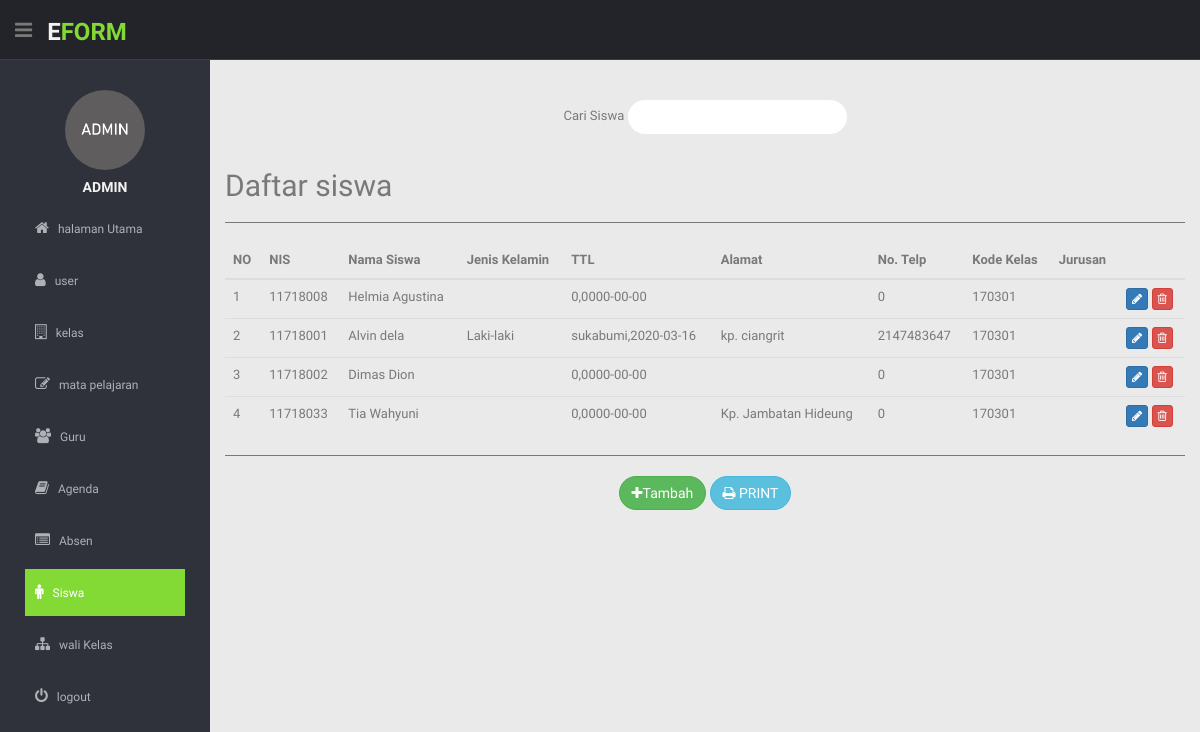
The page /admin/siswa.php (signed in) on the database its author committed.
### tables this page shows
CREATE TABLE `tb_siswa` (
  `nis` int(15) NOT NULL,
  `nm_siswa` varchar(35) NOT NULL,
  `Jenis_kelamin` varchar(50) NOT NULL,
  `Tempat_lahir` varchar(35) NOT NULL,
  `Tanggal_lahir` date NOT NULL,
  `Alamat` varchar(35) NOT NULL,
  `No_tlp` int(15) NOT NULL,
  `id_kelas` int(15) NOT NULL,
  `jurusan` varchar(35) NOT NULL
);

### admin/koneksi.php (called while the page is built, shortened)
<?php
$host="localhost";
$user="root";
$pass="";
$db="db_agenda";
$koneksi= mysqli_connect($host,$user,$pass,$db);
function query($query) {
	global $koneksi;
	$result = mysqli_query($koneksi, $query);
	$rows = [];
	while( $row = mysqli_fetch_assoc($result) ) {
		$rows[] = $row;
	}
	return $rows;
}
?>

### admin/siswa.php (the view, shortened to what this page needs)
<?php
          $siswa=query("SELECT * FROM tb_siswa");
          ?>
          <!DOCTYPE html>
          <html lang="en">
          <head>
            <link href="../lib/bootstrap/css/bootstrap.min.css" rel="stylesheet">
            <link href="../lib/font-awesome/css/font-awesome.css" rel="stylesheet" />
            <link href="../css/style.css" rel="stylesheet">
            <link href="../css/style-responsive.css" rel="stylesheet">
          </head>
          <body>
            <section id="container">
              <header class="header black-bg">
                <div class="sidebar-toggle-box">
                  <div class="fa fa-bars tooltips" data-placement="right"></div>
                </div>
                <a href="" class="logo"><b>E<span>form</span></b></a>
                <div class="nav notify-row" id="top_menu">
                  <ul class="nav top-menu">
              </header>
              <aside>
                <div id="sidebar" class="navbar-brand mb-5 ">
                  <ul class="sidebar-menu" id="nav-accordion">
                  <p class="centered"><img src="../img/gambar/admin.png" class="img-circle" width="80"></p>
                    <h5 class="centered">
                    ADMIN
                    </h5>
                    <li class="sub-menu">
                      <a href="index.php">
                        <i class="fa fa-home"></i>
                        <span>halaman Utama</span>
                        </a>
                    </li>
                    <li class="sub-menu">
                      <a href="user.php">
                        <i class="fa fa-user"></i>
                        <span>user</span>
                        </a>
                    </li>
                    <li class="sub-menu">
                      <a href="kelas.php">
                        <i class="fa fa-building-o"></i>
                        <span>kelas</span>
                        </a>
                    </li>
                    <li class="sub-menu">
                      <a href="mapel.php">
                        <i class="fa fa-edit"></i>
                        <span>mata pelajaran</span>
                        </a>
                    </li>
                    <li class="sub-menu">
                      <a href="guru.php">
                        <i class="fa fa-group"></i>
                        <span>Guru</span>
                        </a>
                    </li>
                    <li class="sub-menu">
                      <a href="agenda.php">
                        <i class="fa fa-book"></i>
                        <span>Agenda</span>
                        </a>
                    </li>
                    <li class="sub-menu">
                      <a href="absen.php">
                        <i class="fa fa-list-alt"></i>
                        <span>Absen</span>
                        </a>
                    </li>
                    <li class="sub-menu">
                      <a class="active" href="siswa.php">
                        <i class="fa fa-male"></i>
                        <span>Siswa</span>
                        </a>
                    </li>
                    <li class="sub-menu">
                      <a href="wali_kelas.php">
                        <i class="fa fa-sitemap"></i>
                        <span>wali Kelas</span>
                        </a>
                    </li>
                    <li class="sub-menu ">
                        <a href="../logout.php" onclick="return confirm('Yakin?')">
                        <i class="fa fa-power-off"></i>
                        <span>logout</span>
                        </a>
                    </li>
                </div>
              </aside>
              <section id="main-content">
                <section class="wrapper turun text-center">
                <div class="row">
<div class="col-lg-12 ">
        <div class="control-group">
                <div class="form-group">
                <form method="post" action="">
                  <label>Cari Siswa </label>
                  <input class="form btn buleud" type="text" name="keyword" id="keyword" autocomplete="off">
                </form>
                </div>
        </div>
        </div>
</div>
<div class="row">
<div class="col-sm-12">
<h2 class="dispay-2  text-left">Daftar siswa</h2>
<div id="containertab">
<table class="table  table-advance table-hover">
    <hr>
    <thead>
      <tr>
        <th>NO </th>
        <th> NIS </th>
        <th> Nama Siswa</th>
        <th> Jenis Kelamin</th>
        <th> TTL</th>
        <th> Alamat</th>
        <th> No. Telp</th>
        <th> Kode Kelas</th>
        <th> Jurusan</th>
        <th></th>
      </tr>
    </thead>
    <tbody class="text-left">
    <?php $i=1; ?>
    <?php foreach( $siswa as $row ) : ?>
    <tr>
        <td><?= $i; ?></td>
        <td><?= $row["nis"]; ?></td>
        <td><?= $row["nm_siswa"]; ?></td>
        <td><?= $row["Jenis_kelamin"]; ?></td>
        <td><?= $row["Tempat_lahir"]; ?>,<?= $row["Tanggal_lahir"]; ?></td>
        <td><?= $row["Alamat"]; ?></td>
        <td><?= $row["No_tlp"]; ?></td>
        <td><?= $row["id_kelas"]; ?></td>
        <td><?= $row["jurusan"]; ?></td>
        <td>
          <a href="update/update_siswa.php?siswa=<?= $row["nis"]; ?>"><button class="btn btn-primary btn-xs"><i class="fa fa-pencil"></i></button></a>
          <a href="hapus/hapus_siswa.php?siswa=<?= $row["nis"]; ?>" onclick="return confirm('yakin?');"><button class="btn btn-danger btn-xs"><i class="fa fa-trash-o "></i></button>
        </td>
      </tr>
      <?php $i++; ?>
    <?php endforeach; ?>
    </tbody>
  </table>
  </div>
  <hr>
  <a href="tambah/tambah_siswa.php"><button class="btn btn-success buleud"><i class="fa fa-plus"></i>Tambah</button></a>
  <button class="btn btn-info buleud" type="submit"><i class="fa fa-print"></i> PRINT</button>
</div>
</div>
              </section>
</section>
    </section>
  </body>
  </html>

### css/style.css (style rules this page uses)
body { color: #797979; background: #eaeaea; font-family: 'Ruda', sans-serif; padding: 0px !important; margin: 0px !important; font-size:13px; }
.turun { margin-top: 100px; }
ul li { list-style: none; }
a, a:hover, a:focus { text-decoration: none; outline: none; }
#container { width: 100%; height: 100%; }
hr { margin-top: 20px; margin-bottom: 20px; border: 0; border-top: 1px solid #797979; }
.centered { text-align: center; }
#sidebar { width: 210px; height: 100%; position: fixed; background: #2f323a; }
#sidebar h5 { color: #f2f2f2; font-weight: 700; }
#sidebar ul li { position: relative; }
ul.sidebar-menu , ul.sidebar-menu li ul.sub { margin: -2px 0 0; padding: 0; }
ul.sidebar-menu { margin-top: 75px; }
ul.sidebar-menu li { margin-bottom: 5px; margin-left:10px; margin-right:10px; }
ul.sidebar-menu li.sub-menu { line-height: 15px; }
ul.sidebar-menu li a span { display: inline-block; }
ul.sidebar-menu li a { color: #aeb2b7; text-decoration: none; display: block; padding: 15px 0 15px 10px; font-size: 12px; outline: none; -webkit-transition: all 0.3s ease; -moz-transition: all 0.3s ease; -o-transition: all 0.3s ease; -ms-transition: all 0.3s ease; transition: all 0.3s ease; }
ul.sidebar-menu li a.active, ul.sidebar-menu li a:hover, ul.sidebar-menu li a:focus { background: #84da34; color: #fff; display: block; -webkit-transition: all 0.3s ease; -moz-transition: all 0.3s ease; -o-transition: all 0.3s ease; -ms-transition: all 0.3s ease; transition: all 0.3s ease; }
ul.sidebar-menu li a i { font-size: 15px; padding-right: 6px; }
ul.sidebar-menu li a.active i { color: #fff; }
#main-content { margin-left: 210px; }
.header, .footer { min-height: 60px; padding: 0 15px; }
.header { position: fixed; left: 0; right: 0; z-index: 1002; }
.black-bg { background: #22242a; border-bottom: 1px solid #393d46; }
.wrapper { display: inline-block; padding-left: 15px; padding-right: 15px; padding-bottom: 5px; padding-top: 0px; width: 100%; }
a.logo { font-size: 24px; color: #f2f2f2; float: left; margin-top: 15px; text-transform: uppercase; }
a.logo b { font-weight: 900; }
a.logo span { color: #84da34; }
.sidebar-toggle-box { float: left; padding-right: 15px; margin-top: 20px; }
.sidebar-toggle-box .fa-bars { cursor: pointer; display: inline-block; font-size: 20px; }
label { font-weight: 400; }
.buleud { border-radius: 20px; }

### rows shown on the page
tb_siswa: nis "11718008", nm_siswa "Helmia Agustina", Tempat_lahir "0", Tanggal_lahir "0000-00-00", No_tlp "0", id_kelas "170301"
tb_siswa: nis "11718001", nm_siswa "Alvin dela", Jenis_kelamin "Laki-laki", Tempat_lahir "sukabumi", Tanggal_lahir "2020-03-16", Alamat "kp. ciangrit", No_tlp "2147483647", id_kelas "170301"
tb_siswa: nis "11718002", nm_siswa "Dimas Dion", Tempat_lahir "0", Tanggal_lahir "0000-00-00", No_tlp "0", id_kelas "170301"
tb_siswa: nis "11718033", nm_siswa "Tia Wahyuni", Tempat_lahir "0", Tanggal_lahir "0000-00-00", Alamat "Kp. Jambatan Hideung", No_tlp "0", id_kelas "170301"
